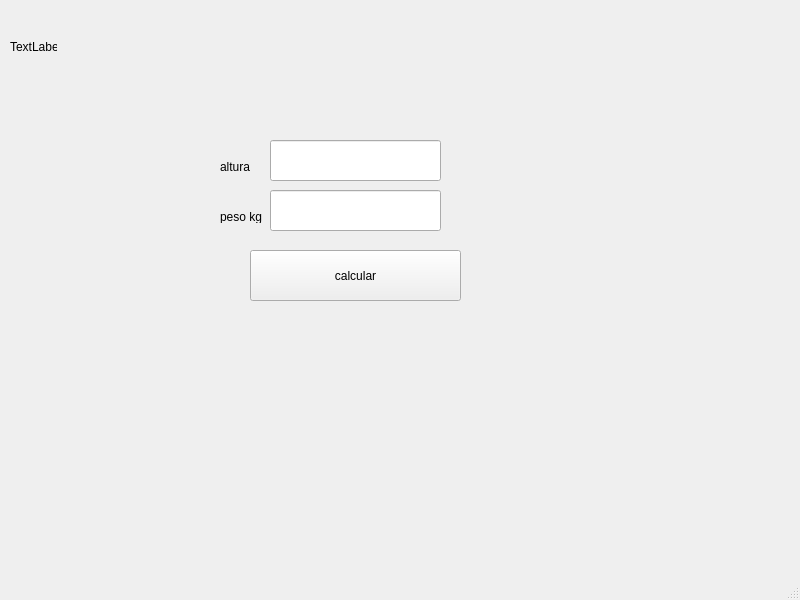
<?xml version="1.0" encoding="UTF-8"?>
<ui version="4.0">
 <class>MainWindow</class>
 <widget class="QMainWindow" name="MainWindow">
  <property name="geometry">
   <rect>
    <x>0</x>
    <y>0</y>
    <width>800</width>
    <height>600</height>
   </rect>
  </property>
  <property name="windowTitle">
   <string>MainWindow</string>
  </property>
  <widget class="QWidget" name="centralwidget">
   <widget class="QPushButton" name="btn_calcular">
    <property name="geometry">
     <rect>
      <x>250</x>
      <y>250</y>
      <width>211</width>
      <height>51</height>
     </rect>
    </property>
    <property name="text">
     <string>calcular</string>
    </property>
   </widget>
   <widget class="QLineEdit" name="txt_peso">
    <property name="geometry">
     <rect>
      <x>270</x>
      <y>190</y>
      <width>171</width>
      <height>41</height>
     </rect>
    </property>
   </widget>
   <widget class="QLineEdit" name="txt_altura">
    <property name="geometry">
     <rect>
      <x>270</x>
      <y>140</y>
      <width>171</width>
      <height>41</height>
     </rect>
    </property>
   </widget>
   <widget class="QLabel" name="label">
    <property name="geometry">
     <rect>
      <x>220</x>
      <y>160</y>
      <width>47</width>
      <height>13</height>
     </rect>
    </property>
    <property name="text">
     <string>altura</string>
    </property>
   </widget>
   <widget class="QLabel" name="label_2">
    <property name="geometry">
     <rect>
      <x>220</x>
      <y>210</y>
      <width>47</width>
      <height>13</height>
     </rect>
    </property>
    <property name="text">
     <string>peso kg</string>
    </property>
   </widget>
   <widget class="QLabel" name="label_3">
    <property name="geometry">
     <rect>
      <x>10</x>
      <y>40</y>
      <width>47</width>
      <height>13</height>
     </rect>
    </property>
    <property name="text">
     <string>TextLabel</string>
    </property>
   </widget>
  </widget>
  <widget class="QMenuBar" name="menubar">
   <property name="geometry">
    <rect>
     <x>0</x>
     <y>0</y>
     <width>800</width>
     <height>21</height>
    </rect>
   </property>
  </widget>
  <widget class="QStatusBar" name="statusbar"/>
 </widget>
 <resources/>
 <connections/>
</ui>
